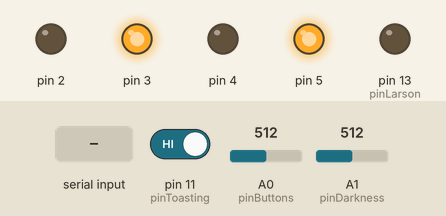
Recording of a sketch running on a simulated Arduino Uno, built with avr-gcc and run on an emulated ATmega328P. Shown: output pins drawn as LEDs (lit = HIGH). The inputs (shaded band) are chosen by the test bench; at power-on: A1 (pinDarkness) = 512, A0 (pinButtons) = 512, pin 11 (pinToasting) HIGH. What the sketch prints to the serial monitor is not drawn.

Above: at 1.2 s.
1.3 s: A1 (pinDarkness) set to 399
2.8 s: A1 (pinDarkness) set to 363
At 4.0 s:
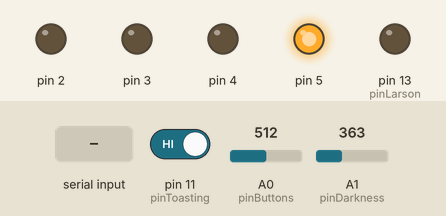
4.3 s: A0 (pinButtons) set to 716
6.3 s: pin 11 (pinToasting) driven LOW
At 6.9 s:
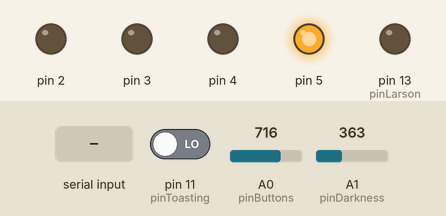
7.9 s: "1" received over Serial
At 9.1 s:
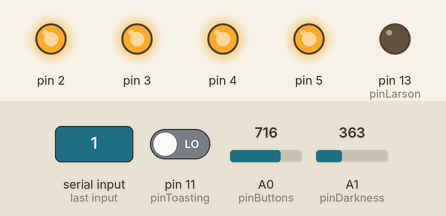
9.4 s: byte 114 (charReheat) received over Serial
Timing chart, 0 to 12.4 s (numbered marks = the images above; inputs shaded):
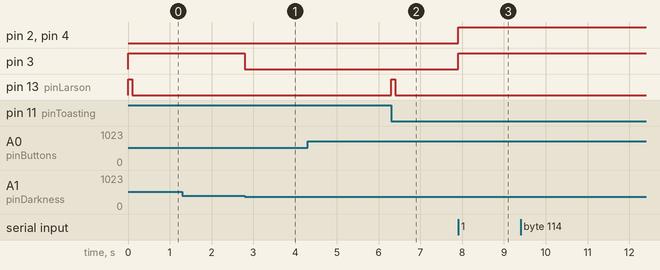

Measured:
- the behaviour switches between 381 and 380 on A1 (pinDarkness) (found by bisection; images 0 and 1)
- after the input at 1.3 s, every drawn part: stays the same
- after the input at 2.8 s, pin 3: HIGH → LOW at once
- after the input at 6.3 s, pin 13 (pinLarson): LOW → HIGH at once, → LOW 0.10 s later
- after the input at 7.9 s, pin 2–4: LOW → HIGH at once

The sketch:

centurion.ino
```cpp
/*
 Centurion - Bluetooth serial interface between a toaster and TouchPad
 V1.0 1/26/2012
 V1.1 1/30/2012
 V1.2 2/7/2012

*/

/* Defines */

/* Arduino pins */
#define pinButtons 0	// Analog in
#define pinDarkness 1	// Analog in
#define pinKeepWarm 6 // Digital out
#define pinBagel 7 // Digital out
#define pinDefrost 8 // Digital out
#define pinReheat 9 // Digital out
#define pinToastCancel 10 // Digital out
#define pinToasting 11	// Digital in
#define pinReset 12 // Digital out
#define pinLarson 13 // Digital out

/* Command characters sent and received over Bluetooth */
#define charKeepWarm 'k'
#define charBagel 'b'
#define charDefrost 'd'
#define charReheat 'r'
#define charToastCancel 't'
#define charReset 'x'
#define charLight '1'
#define charDark '7'
/* Command characters sent over Bluetooth */
#define charNone '.'
#define charUp '-'	// Toast up
#define charDown '+'	// Toast down
/* Command characters received over Bluetooth */
#define charQuery '?'	// Send toasting status charUp or charDown
#define charQueryShade 's' // Send shade level charLight to charDark


/* Constants */

/* Arduino outputs four bits to set toast shade */
const int darknessLevel[7] = {0xf, 0xd, 0xa, 0x8, 0x5, 0x2, 0x0};

/* Global variables */
unsigned long lastchangetime;
int now;
int prev;
int newtoast;
int toast;
char currentButton;
char currentDarkness;

/* Setup */
void setup() {
  // initialize serial:
  Serial.begin(115200);

	// Set data direction to output for shade level bits
	DDRD |= B00111100;
	// Do an initial read of shade knob to set toast shade
	setDarkness(getDarkness(true) - charLight);

	// Initialize buttons
  allInput();
	getButton(true);

	// Initialize output pin for Larson scanner (Cylon eye)
  pinMode(pinLarson, OUTPUT);

  // Initialize toasting input (pinToasting pulses while toasting)
  pinMode(pinToasting, INPUT);
  lastchangetime = millis();
  toast = LOW;
  newtoast = LOW;
  prev = digitalRead(pinToasting);

	// Send a reset command over Bluetooth
  Serial.write(charReset);
}

/* Test if a number falls within a range centered on target */
boolean analogCompare(int value, int target, int error) {
	if (value >= (target - error) && value <= (target + error)) {
		return true;
	}

	return false;
}

/* Read the buttons on the control panel */
char getButton(boolean init) {
	int value;
	char button;
	const int error = 20;

	value = analogRead(pinButtons);

	if (analogCompare(value, 200, error )) {
		button = charToastCancel;
	} else if (analogCompare(value, 349, error)) {
		button = charKeepWarm;
	} else if (analogCompare(value, 531, error)) {
		button = charBagel;
	} else if (analogCompare(value, 700, error)) {
		button = charDefrost;
	} else if (analogCompare(value, 1023, error)) {
		button = charReheat;
	} else {
		button = charNone;
	}

	if (init) {
		currentButton = button;
		return currentButton;
	} else {
		if (currentButton != button) {
			currentButton = button;
			return currentButton;
		} else {
			return charNone;
		}
	}
}

/* Change the toaster status based on a command corresponding to the buttons on the panel */
void setButton(char inChar) {
	switch (inChar) {
		case charReheat :
			outPin(pinReheat);
			break;
		case charDefrost :
			outPin(pinDefrost);
			break;
		case charBagel :
			outPin(pinBagel);
			break;
		case charKeepWarm :
			outPin(pinKeepWarm);
			break;
		case charToastCancel :
			outPin(pinToastCancel);
			break;
	}
}

/* Read the toast shade knob */
char getDarkness(boolean init) {
	int value;
	char darkness;
	const int error = 40;

	value = analogRead(pinDarkness);

	if (value <= 80 ) {
		darkness = '7';
	} else if (value <= 180) {
		darkness = '6';
	} else if (value <= 280) {
		darkness = '5';
	} else if (value <= 380) {
		darkness = '4';
	} else if (value <= 550) {
		darkness = '3';
	} else if (value <= 750) {
		darkness = '2';
	} else {
		darkness = '1';
	}

	if (init) {
		currentDarkness = darkness;
		return currentDarkness;
	} else {
		if (currentDarkness != darkness) {
			currentDarkness = darkness;
			return currentDarkness;
		} else {
			return charNone;
		}
	}
}

/* Set  the toast shade */
void setDarkness(int darkness) {
	if (darkness >= 0 && darkness <= 6) {
		PORTD = (PORTD & B11000011) | (darknessLevel[darkness] << 2);
	}
}

/* Set all 'buttons' to INPUT fro high impedance */
void allInput() {
  pinMode(pinToastCancel, INPUT);
  pinMode(pinKeepWarm, INPUT);
  pinMode(pinBagel, INPUT);
  pinMode(pinDefrost, INPUT);
  pinMode(pinReheat, INPUT);
}

/* Pulse a button */
void outPin(int pi) {
  pinMode(pi, OUTPUT);
  digitalWrite(pi, HIGH);
  delay(500);
  digitalWrite(pi, LOW);
  pinMode(pi, INPUT);
}

/* Send a character via Bluetooth indicating the toasting status
   '+' = Toasing
   '-' = Not toasting
*/
void sendToast() {
	char toastChar;

	if (toast == HIGH) {
		toastChar = '+';
	} else {
		toastChar = '-';
	}
    Serial.write(toastChar);
}

/* Send the toast shade level over Bluetooth */
void sendShade() {
	Serial.write(getDarkness(true));
}

/* main loop */
void loop() {
	char panel;

	// read panel
	panel = getDarkness(false);
	if (panel != charNone) {
		setDarkness(panel - charLight);
		Serial.write(panel);
	}

	panel = getButton(false);
	if (panel != charNone) {
		setButton(panel);
		Serial.write(panel);
	}

	// test toasting state
  now = digitalRead(pinToasting);
  if (now != prev)
  {
		prev = now;
		lastchangetime = millis();
  }

  if (millis() - lastchangetime < 100)
  {
		newtoast = HIGH;
  } else {
		newtoast = LOW;
  }

  if (newtoast != toast)
  {
		toast = newtoast;
    digitalWrite(pinLarson, toast);
    sendToast();
  }
}

/*
  SerialEvent occurs whenever a new data comes in the
 hardware serial RX.  This routine is run between each
 time loop() runs, so using delay inside loop can delay
 response.  Multiple bytes of data may be available.
 */
void serialEvent() {
  while (Serial.available()) {
    allInput();
    // get the new byte:
    char inChar = (char)Serial.read();

    switch (inChar) {
      case charLight ... charDark :
        setDarkness(inChar-charLight);
        break;
      case charReheat :
        outPin(pinReheat);
        break;
      case charDefrost :
        outPin(pinDefrost);
        break;
      case charBagel :
        outPin(pinBagel);
        break;
      case charKeepWarm :
        outPin(pinKeepWarm);
        break;
      case charToastCancel :
        outPin(pinToastCancel);
        break;
      case charReset :
        outPin(pinReset);
        break;
      case charQuery :
        sendToast();
        break;
      case charQueryShade :
        sendShade();
        break;
    }
  }
}
```
